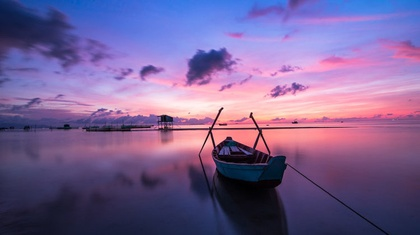
%> input picture copyright-free-images-750x420.jpg, 420 x 235 px, shrunk from 750 x 420 before the run
$ octave gaussian_noise.m   (GNU Octave 9; MATLAB toolbox functions it lacks are replaced by stand-ins)
%> lines starting %> are read from the running program, lines starting %| are printed output that depends on the picture

% Author: Luke Redwine
% Date: 09/18/2022
% Class: ECE 8473 - Digital Image Processing
% Project 2 - Part 1

clc;
clear;
close all;

% Only allow jpg files to be selected
file = uigetfile('*.jpg;*.png;*.tif','Select a File');
%> the answer given: copyright-free-images-750x420.jpg

% Determine if a file was selected
% If it was not, exit the code
if isequal(file,0)
    disp('File required for execution. Exiting...');
    return
else
    disp('File Selected');
    raw_image = imread(file);
%> raw_image is the input picture: size 235x420x3 uint8; mean R, G, B 120.3, 97.7, 146.9
end

if size(raw_image, 3) == 1
    disp("Image is already grayed")
    grayed_image = raw_image;
else
    disp("Image must be grayed");
    grayed_image = double(rgb2gray(raw_image));
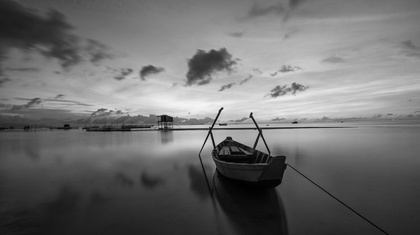
%> grayed_image: size 235x420 double; min 0, max 245, mean 110.1
end

% Get the width and length of the image and double it for the new size
len_m = size(grayed_image, 1);
%> len_m = 235
len_n = size(grayed_image, 2);
%> len_n = 420

blurring_filter = zeros(len_m, len_n);

T=1;
a=0.1;
b=0.1;
variance=2;

DFT_image = fftshift(fft2(grayed_image));
noise = fftshift(fft2(variance * randn(len_m, len_n)));

for u=-len_m/2+1:len_m/2
    for v=-len_n/2+1:len_n/2
        prefix = (T/(pi*(u*a + v*b)));
        formula = sin(pi*(u*a + v*b));
        suffix = exp(-(j*pi*(u*a + v*b)));

        if (u*a + v*b) == 0
            blurring_filter(u+len_m/2, v+len_n/2) = 1;
        else
            blurring_filter(u+len_m/2, v+len_n/2) = prefix * formula * suffix;
        end


    end
end

blurred_image = DFT_image.*blurring_filter;

final_image = ifft2(fftshift(blurred_image + noise));

figure;
imshow(log(abs(blurred_image)), []);
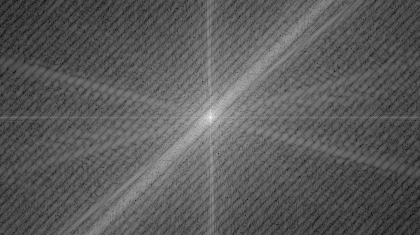
%> displayed picture: size 235x420, on the screen's scale of 0 to 255; min 0, max 255, mean 91.4

figure;
imshow(real(final_image), []);
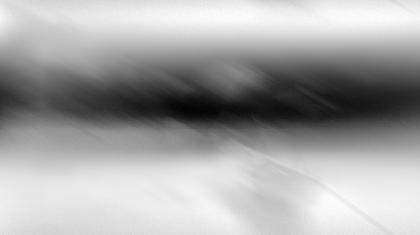
%> displayed picture: size 235x420, on the screen's scale of 0 to 255; min 0, max 255, mean 165.9

$ run again, on bird.jpg
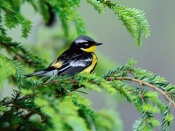
%> input picture bird.jpg, 175 x 131 px
%> raw_image is the input picture: size 131x175x3 uint8; mean R, G, B 109.2, 143.9, 98.4
%> `grayed_image = double(rgb2gray(raw_image));`:
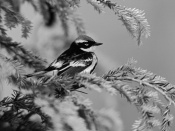
%> grayed_image: size 131x175 double; min 2, max 232, mean 128.3
%> `imshow(real(final_image), []);`:
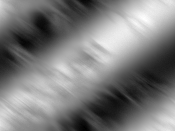
%> displayed picture: size 131x175, on the screen's scale of 0 to 255; min 0, max 255, mean 124.3
